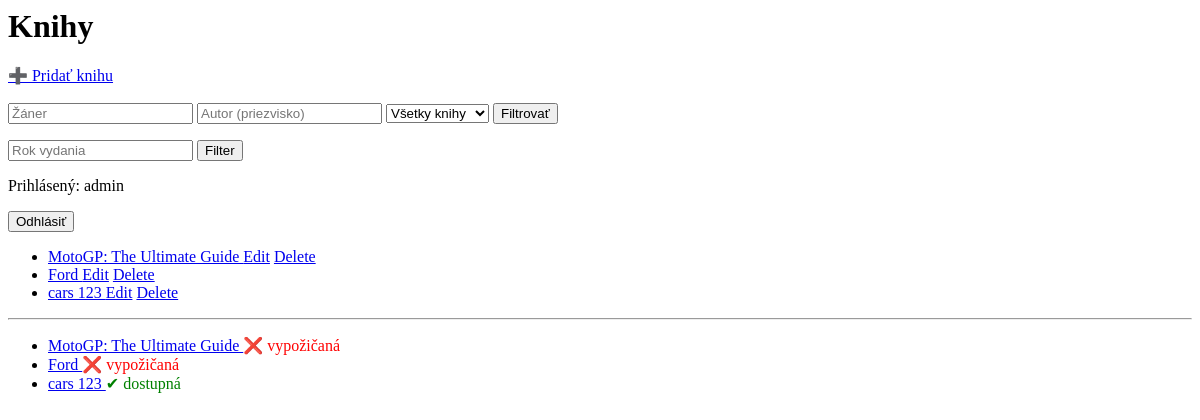
The app's page / (signed in), older data.
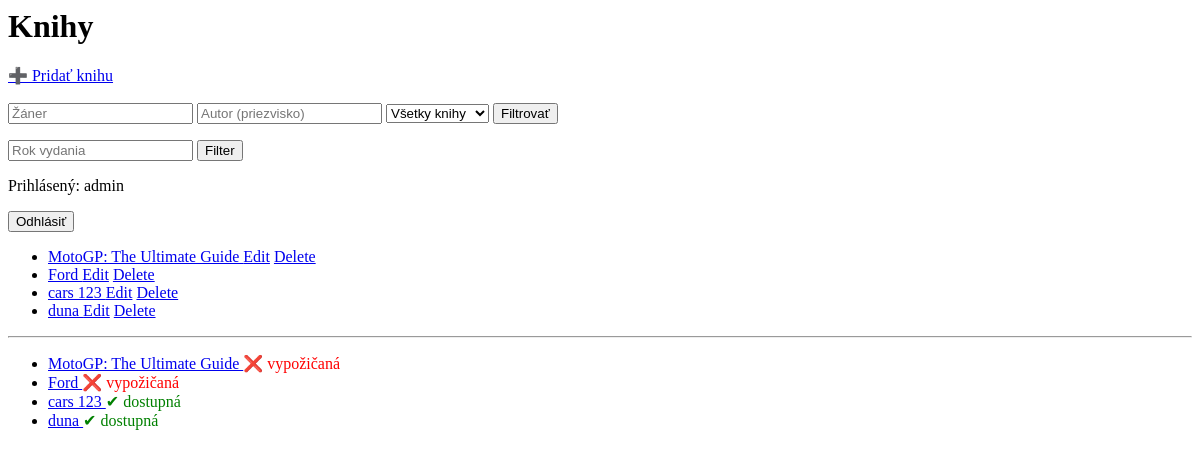
The same page, newer data.
### library/models.py (models this page shows, shortened)
class Book(models.Model):
    title = models.CharField(max_length=200)
    isbn = models.CharField(max_length=13)
    year = models.IntegerField()
    genre = models.CharField(max_length=100)
    total_copies = models.IntegerField()
    available_copies = models.IntegerField(default=0)
    cover_image = models.ImageField(upload_to='book_covers/', blank=True, null=True)
    authors = models.ManyToManyField(Author)

### library/views.py (the view)
# urls.py: path('', views.book_list, name='book_list'),
@login_required
def book_list(request):
    books = Book.objects.all()
    year = request.GET.get("year")
    genre = request.GET.get("genre")
    author = request.GET.get("author")
    available = request.GET.get("available")
    if year:
        books = books.filter(year=year)
    if genre:
        books = books.filter(genre__icontains=genre)
    if author:
        books = books.filter(authors__last_name__icontains=author)
    if available == "1":
        books = books.filter(available_copies__gt=0)
    return render(request, 'library/book_list.html', {'books': books})

### library/templates/library/book_list.html (shortened to what this page needs)
<h1>Knihy</h1>
{% if user.is_staff %}
<a href="{% url 'book_create' %}">➕ Pridať knihu</a>
{% endif %}
<form method="get">
    <input type="text" name="genre" placeholder="Žáner">
    <input type="text" name="author" placeholder="Autor (priezvisko)">
    <select name="available">
        <option value="">Všetky knihy</option>
    </select>
    <button type="submit">Filtrovať</button>
</form>
<form method="get">
    <input type="number" name="year" placeholder="Rok vydania">
    <button type="submit">Filter</button>
</form>
    {% if user.is_authenticated %}
    <p>Prihlásený: {{ user.username }}</p>
    <form method="post" action="{% url 'logout' %}">
        <button type="submit">Odhlásiť</button>
    </form>
    {% else %}
    <a href="{% url 'login' %}">Prihlásiť</a>
    {% endif %}
    <ul>
        {% for book in books %}
            <li>
                <a href="{% url 'book_detail' book.pk %}">
                    {{ book.title }}
                </a>
                {% if user.is_staff %}
                    <a href="{% url 'book_update' book.pk %}">Edit</a>
                    <a href="{% url 'book_delete' book.pk %}">Delete</a>
                {% endif %}
            </li>
        {% endfor %}
        </ul>
<hr>
<ul>
{% for book in books %}
    <li>
        <a href="{% url 'book_detail' book.pk %}">
            {{ book.title }}
        </a>
        {% if book.available_copies > 0 %}
            <span style="color:green;">✔ dostupná</span>
        {% else %}
            <span style="color:red;">❌ vypožičaná</span>
        {% endif %}
    </li>
{% endfor %}
</ul>

Row changes from the older to the newer data that the page shows:
added Book: title "duna", available_copies "✔ dostupná"
